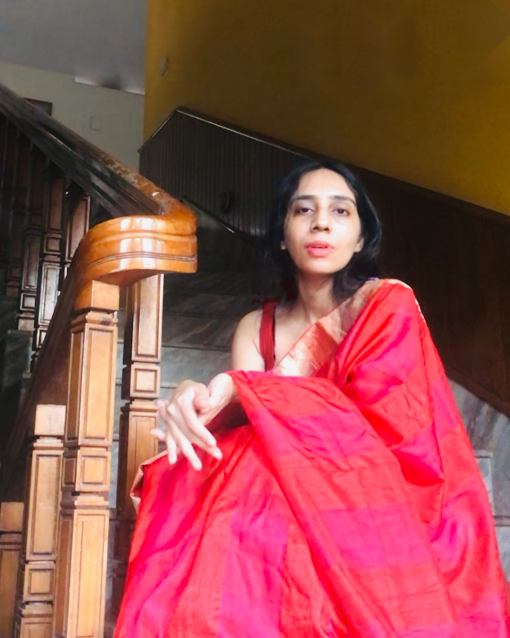
#> input picture editorial/saree_v1/work/02_clean.jpg, 1020 x 1275 px, found by its file name (shown at 1/2 size)
$ python build.py
#> lines starting #> are read from the running program, lines starting #| are printed output that depends on the picture; after the words box and inside, x2 and y2 are one past the last pixel; in counts of white or black regions, pixels touching at a corner belong together
import cv2,numpy as np,sys
rng=np.random.default_rng(7)
src=cv2.imread('work/02_clean.jpg'); H,W=src.shape[:2]
#> further down, src is the input picture: shape (1275, 1020, 3); mean B, G, R 75.4, 76, 147.9
#> after `H, W = src.shape[:2]`: H = 1275; W = 1020
A=cv2.imread('work/alpha.png',0)
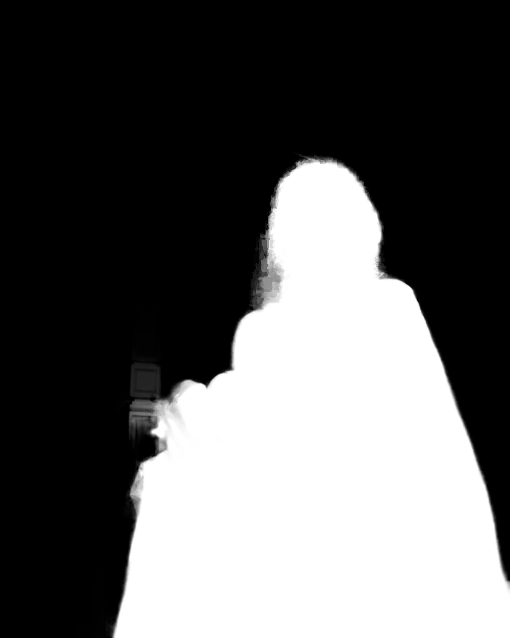
#> input picture editorial/saree_v1/work/alpha.png, 1020 x 1275 px, found by its file name (shown at 1/2 size)
#> A is the input picture: shape (1275, 1020); min 0, max 255, mean 94.2
# keep largest component (drops the stray newel fragment)
n,lab,st,_=cv2.connectedComponentsWithStats((A>40).astype(np.uint8))
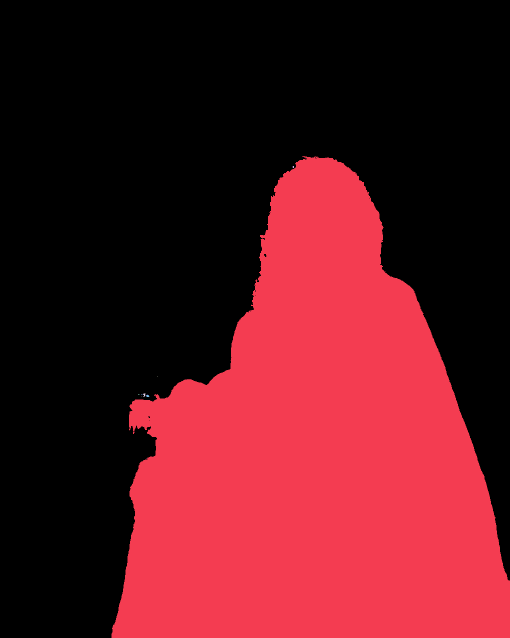
#> lab: shape (1275, 1020) int32 (shown at 1/2 size); 11 distinct labels, from 0 to 10; one colour per label, 0 black
#> n = 11; st = [[0, 0, 1020, 1275, 809765], [223, 312, 797, 963, 490673], [585, 332, 3, 4, 10], [315, 752, 1, 1, 1], [286, 787, 5, 7, 21], [276, 788, 3, 1, 3], [282, 788, 3, 1, 3], [294, 788, 1, 1, 1], [292, 790, 7, 4, 21], [282, 792, 1, 1, 1], [292, 917, 1, 1, 1]]
big=1+np.argmax(st[1:,4]); keep=cv2.dilate((lab==big).astype(np.uint8),np.ones((9,9),np.uint8))
#> after `big = 1 + np.argmax(st[1:, 4])`: big = 1
#> after `keep = cv2.dilate((lab == big).astype(np.uint8), np.ones((9, 9), np.ui`:
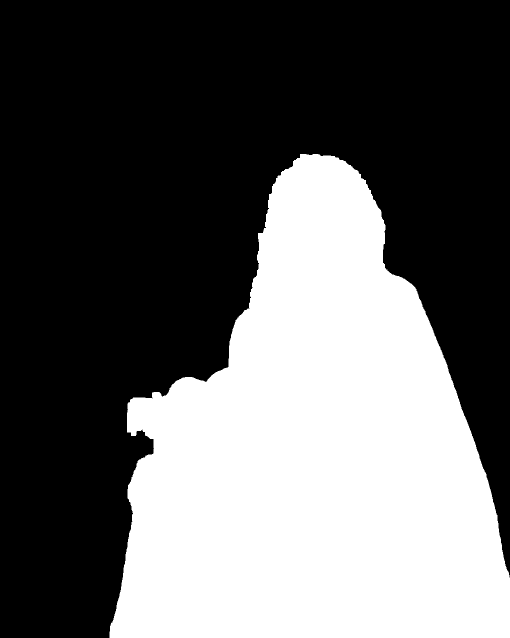
#> keep: shape (1275, 1020) (shown at 1/2 size); values 0 (black) and 1 (white), 38.7% white; 1 white region, box (x1, y1, x2, y2) and area: (219, 308, 1020, 1275) 502703
A=(A*keep).astype(np.uint8)
a=A.astype(np.float32)/255.; a=np.clip((a-0.04)/0.92,0,1)**1.15   # slight edge tighten, no halo
hsv0=cv2.cvtColor(src,cv2.COLOR_BGR2HSV)
#> hsv0: shape (1275, 1020, 3); mean H, S, V 70.2, 135.5, 148
sk0=((cv2.cvtColor(src,cv2.COLOR_BGR2YCrCb)[...,1]>133)).astype(bool)
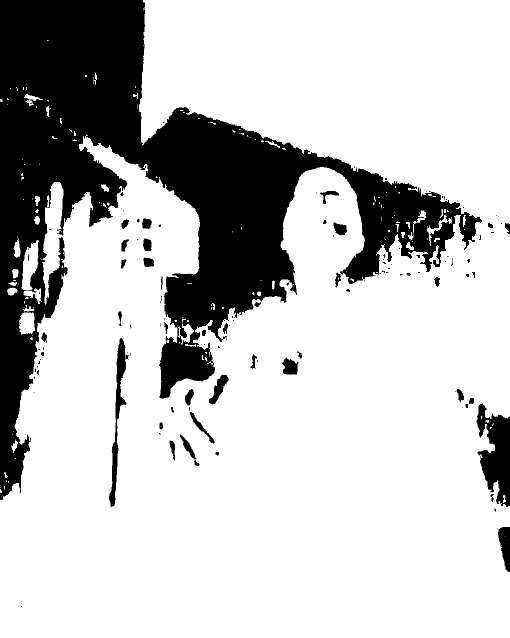
#> sk0: shape (1275, 1020) bool (shown at 1/2 size); 77.1% white; 128 black regions (73 under 20 px), largest, box (x1, y1, x2, y2) and area: (0, 0, 964, 1000) 275530, (953, 807, 1020, 1014) 8364, (218, 676, 258, 1014) 3443
def rm(y0,y1,x0,x1,cond):
    m=np.zeros((H,W),bool); m[y0:y1,x0:x1]=True; a[m&cond]=0
nonred=(hsv0[...,1]<150)
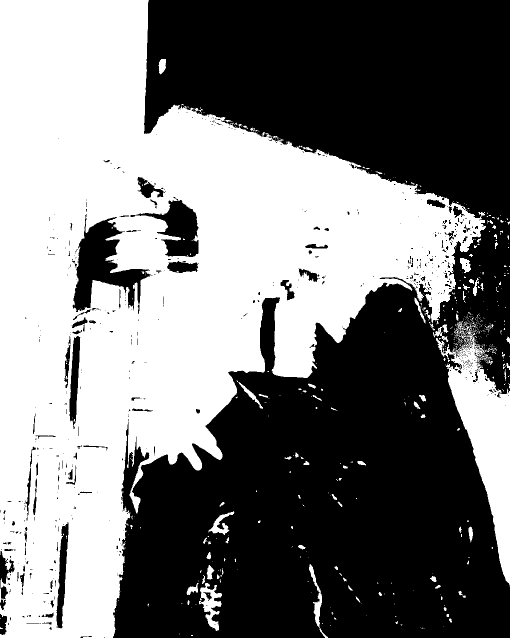
#> nonred: shape (1275, 1020) bool (shown at 1/2 size); 47.8% white; 581 white regions (485 under 20 px), largest, box (x1, y1, x2, y2) and area: (0, 0, 972, 1275) 582291, (872, 643, 1020, 1171) 27966, (398, 1166, 444, 1262) 1924
rm(705,925,0,326,nonred&~sk0); rm(705,925,0,290,np.ones((H,W),bool))
#> in rm, `a[m & cond] = 0`: a: shape (1275, 1020) float32; min 0, max 1, mean 0.368
rm(712,752,418,462,nonred&~sk0)
#> in rm (call 3), `a[m & cond] = 0`: a: shape (1275, 1020) float32; min 0, max 1, mean 0.368
a[300:552,762:]=0; a[315:342,680:730]=0
#> after `a[300:552, 762:] = 0`: a: shape (1275, 1020) float32; min 0, max 1, mean 0.367
#> after `a[315:342, 680:730] = 0`: a: shape (1275, 1020) float32; min 0, max 1, mean 0.367
rm(790,885,0,312,np.ones((H,W),bool)); rm(790,885,0,340,nonred&~sk0)
#> in rm (call 5), `a[m & cond] = 0`: a: shape (1275, 1020) float32; min 0, max 1, mean 0.367
a=cv2.morphologyEx(a,cv2.MORPH_CLOSE,np.ones((7,7),np.uint8)) if False else a
holes=(a<128).astype(np.uint8); nh,lh,sth,_=cv2.connectedComponentsWithStats(holes)
#> after `holes = (a < 128).astype(np.uint8)`: holes: shape (1275, 1020); every value is 1
#> after `nh, lh, sth, _ = cv2.connectedComponentsWithStats(holes)`: lh: shape (1275, 1020) int32; every value is 1
#> after `nh, lh, sth, _ = cv2.connectedComponentsWithStats(holes)`: nh = 2; sth = [[-1, 2147483647, 0, 0, 0], [0, 0, 1020, 1275, 1300500]]
for k in range(1,nh):
    if sth[k,4]<150 and sth[k,0]>300: a[lh==k]=255          # fill tiny interior holes only
a=cv2.GaussianBlur(a,(0,0),0.8)
cv2.imwrite('work/alpha_clean.png',(a*255).astype(np.uint8))
f=src.astype(np.float32)/255.
# --- skin mask (face/neck/shoulder/hand), computed once from the clean crop
ycc=cv2.cvtColor(src,cv2.COLOR_BGR2YCrCb); hsv=cv2.cvtColor(src,cv2.COLOR_BGR2HSV)
#> after `ycc = cv2.cvtColor(src, cv2.COLOR_BGR2YCrCb)`: ycc: shape (1275, 1020, 3); mean of channels 0, 1, 2 97.5, 164, 115.6
sk=((ycc[...,1]>133)&(ycc[...,1]<178)&(ycc[...,2]>80)&(ycc[...,2]<135)&(hsv[...,1]<150)).astype(np.uint8)
#> sk: shape (1275, 1020); values 0 (black) and 1 (white), 24.2% white; 637 white regions (517 under 20 px), largest, box (x1, y1, x2, y2) and area: (0, 270, 938, 1275) 277819, (872, 643, 1020, 1165) 17003, (278, 0, 360, 290) 3157
reg=np.zeros((H,W),np.uint8); reg[320:780,470:800]=1; reg[720:960,290:490]=1
sk=sk*reg; sk=cv2.morphologyEx(sk,cv2.MORPH_OPEN,np.ones((3,3),np.uint8)); sk=cv2.morphologyEx(sk,cv2.MORPH_CLOSE,np.ones((7,7),np.uint8))
#> after `sk = sk * reg`: sk: shape (1275, 1020); values 0 (black) and 1 (white), 6.2% white; 46 white regions (35 under 20 px), largest, box (x1, y1, x2, y2) and area: (290, 334, 800, 939) 79469, (682, 320, 723, 335) 175, (765, 358, 789, 370) 94
#> after `sk = cv2.morphologyEx(sk, cv2.MORPH_OPEN, np.ones((3, 3), np.uint8))`: sk: shape (1275, 1020); values 0 (black) and 1 (white), 6.1% white; 23 white regions (11 under 20 px), largest, box (x1, y1, x2, y2) and area: (548, 334, 800, 753) 50223, (290, 606, 530, 939) 28541, (683, 320, 703, 328) 82
#> after `sk = cv2.morphologyEx(sk, cv2.MORPH_CLOSE, np.ones((7, 7), np.uint8))`: sk: shape (1275, 1020); values 0 (black) and 1 (white), 6.3% white; 15 white regions (8 under 20 px), largest, box (x1, y1, x2, y2) and area: (548, 334, 800, 753) 51931, (290, 601, 530, 939) 29978, (683, 320, 721, 342) 210
skin=cv2.GaussianBlur(sk.astype(np.float32),(0,0),2.0)
skin=skin*a
cv2.imwrite('work/skinmask.png',(skin*255).astype(np.uint8))
lab0=cv2.cvtColor(f,cv2.COLOR_BGR2Lab)
#> lab0: shape (1275, 1020, 3) float32; mean of channels 0, 1, 2 41.9, 26.1, 16.3
def curve(x,s=0.10,lift=0.025):
    y=x+s*np.sin(2*np.pi*(x-0.5))*(-1)*0.5*0+0  # placeholder
    y=0.5+(x-0.5)*1.0
    s_=3.5; y=1/(1+np.exp(-s_*(x-0.5))); y=(y-1/(1+np.exp(s_*0.5)))/(1/(1+np.exp(-s_*0.5))-1/(1+np.exp(s_*0.5)))
    y=0.55*y+0.45*x                      # gentle
    return lift+(1-lift)*y
def vignette(h,w,k):
    yy,xx=np.mgrid[0:h,0:w].astype(np.float32); cx,cy=w*0.62,h*0.42
    d=np.sqrt(((xx-cx)/(w*0.85))**2+((yy-cy)/(h*0.85))**2); return 1-k*np.clip(d,0,1)**2
def keylight(h,w):
    xx=np.linspace(1.06,0.93,w)[None,:]; yy=np.linspace(1.03,0.96,h)[:,None]; return (xx*yy).astype(np.float32)
def build(mood):
    img=f.copy()
    if mood=='heritage':
        g=cv2.cvtColor(cv2.cvtColor(img,cv2.COLOR_BGR2GRAY),cv2.COLOR_GRAY2BGR)
        bg=img*0.74; bg=bg*0.84+g*0.74*0.16           # darker, ~28% desaturated
        bg=cv2.GaussianBlur(bg,(0,0),1.1)*vignette(H,W,0.35)[...,None]
        # denoise bg only (strong-ish)
        bg8=cv2.fastNlMeansDenoisingColored(np.clip(bg*255,0,255).astype(np.uint8),None,5,5,7,15); bg=bg8.astype(np.float32)/255.
    else:
        yy,xx=np.mgrid[0:H,0:W].astype(np.float32); d=np.sqrt(((xx-W*0.58)/(W*0.75))**2+((yy-H*0.40)/(H*0.7))**2)
        c0=np.array([0x3A,0x52,0x2B],np.float32)/255.*1.0   # BGR of #2B523A? set below properly
        inner=np.array([0x52,0x62,0x2B][::-1],np.float32)  # placeholder overwritten
        inner=np.array([0x2F,0x52,0x50],np.float32)[::-1]/255.   # RGB #2F5250 -> BGR
        outer=np.array([0x14,0x26,0x25],np.float32)[::-1]/255.
        t=np.clip(d,0,1)[...,None]**1.4; bg=inner*(1-t)+outer*t
        bg=bg+rng.normal(0,0.004,bg.shape).astype(np.float32)
        # soft grounding shadow hugging the saree's left edge
        sh=cv2.GaussianBlur(np.roll(a,(10,-14),(0,1)),(0,0),16)*0.45; bg=bg*(1-sh[...,None])
        # decontaminate subject edge colours (no wall spill / halo)
        wgt=(cv2.erode((a>0.97).astype(np.uint8),np.ones((5,5),np.uint8))).astype(np.float32)
        num=cv2.GaussianBlur(img*wgt[...,None],(0,0),4); den=cv2.GaussianBlur(wgt,(0,0),4)[...,None]+1e-4
        prop=num/den; edge=((a>0.02)&(a<0.98)).astype(np.float32); edge=cv2.GaussianBlur(edge,(0,0),1)[...,None]
        img=img*(1-edge)+prop*edge
    comp=img*a[...,None]+bg*(1-a[...,None])
    cv2.imwrite(f'work/03_bg_{mood}.jpg',np.clip(comp*255,0,255).astype(np.uint8),[cv2.IMWRITE_JPEG_QUALITY,98])
    # ---- 04 light: one soft key from the window side
    L=cv2.cvtColor(comp.astype(np.float32),cv2.COLOR_BGR2Lab)
    L[...,0]*=np.where(a>0.5,keylight(H,W),1.0).astype(np.float32)
    fm=np.zeros((H,W),np.float32); cv2.ellipse(fm,(650,450),(150,190),0,0,360,1,-1); fm=cv2.GaussianBlur(fm,(0,0),40)
    l=L[...,0]/100.; lift=np.clip(0.55-l,0,1)*0.10; L[...,0]=np.clip((l+lift*fm)*100,0,100)   # lift face shadows only
    lit=cv2.cvtColor(L,cv2.COLOR_Lab2BGR)
    cv2.imwrite(f'work/04_light_{mood}.jpg',np.clip(lit*255,0,255).astype(np.uint8),[cv2.IMWRITE_JPEG_QUALITY,98])
    # ---- 05 grade
    x=lit.copy(); hs=cv2.cvtColor(x,cv2.COLOR_BGR2HSV); h_,s_,v_=cv2.split(hs)
    silk=((a>0.5)&(s_>0.58)&((h_<14)|(h_>330))).astype(np.float32); silk=cv2.GaussianBlur(silk,(0,0),2)
    zari=((a>0.5)&(h_>10)&(h_<42)&(s_>0.25)&(s_<0.85)&(v_>0.55)).astype(np.float32); zb=np.zeros((H,W),np.float32); zb[540:780,520:860]=1; zari=cv2.GaussianBlur(zari*zb,(0,0),1.5)*(1-skin)
    s2=s_*(1+0.10*silk); v2=v_*(1-0.09*silk)                      # deeper, richer, not neon
    v2=v2+0.06*zari*(v2**2); s2=s2*(1+0.12*zari); h2=h_-4*zari    # warm, lift zari highlights
    x=cv2.cvtColor(cv2.merge([h_*(1-zari)+h2*zari,np.clip(s2,0,1),np.clip(v2,0,1)]),cv2.COLOR_HSV2BGR)
    x=np.clip(x,0,1); x=curve(x)
    if mood=='studio': x[...,0]*=1.0
    # protect skin: hue/lum within small tolerance of original
    Lg=cv2.cvtColor(x.astype(np.float32),cv2.COLOR_BGR2Lab); L0=lab0
    dL=np.clip(Lg[...,0]-L0[...,0],-3.0,3.0); da=np.clip(Lg[...,1]-L0[...,1],-2,2); db=np.clip(Lg[...,2]-L0[...,2],-2,2)
    P=np.stack([L0[...,0]+dL,L0[...,1]+da,L0[...,2]+db],-1); P=cv2.cvtColor(P.astype(np.float32),cv2.COLOR_Lab2BGR)
    x=x*(1-skin[...,None])+P*skin[...,None]
    # grain on everything except skin
    x=x+(rng.normal(0,0.007,(H,W))[...,None]*(1-skin[...,None])).astype(np.float32)
    cv2.imwrite(f'work/05_grade_{mood}.jpg',np.clip(x*255,0,255).astype(np.uint8),[cv2.IMWRITE_JPEG_QUALITY,98])
    # ---- 06 detail: clarity on saree/zari only, none on skin
    blur=cv2.GaussianBlur(x,(0,0),9); mask=np.clip(a*(1-skin),0,1)[...,None]*0.28
    fin=np.clip(x+(x-blur)*mask*1.0,0,1)
    out=np.clip(fin*255,0,255).astype(np.uint8); cv2.imwrite(f'work/06_final_{mood}.png',out)
    return out
for m in ['heritage','studio']: build(m)
#> this loop made 2 passes
#> pass 1, in build, `g=cv2.cvtColor(cv2.cvtColor(img,cv2.COLOR_BGR2GRAY),cv2.COLOR_GRAY2BGR)`:
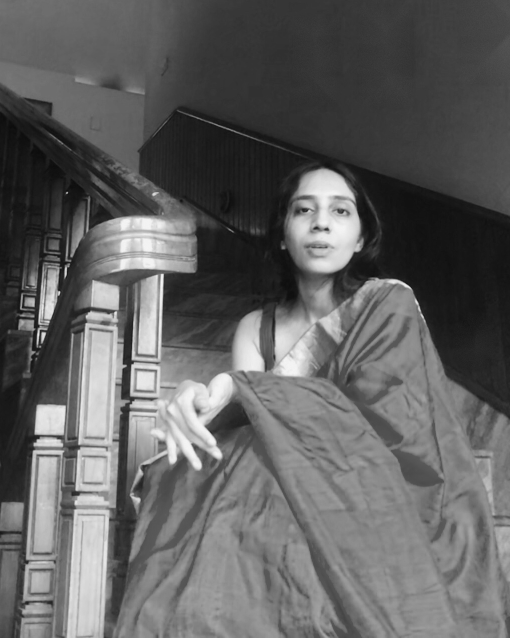
#> g: shape (1275, 1020, 3) float32 (shown at 1/2 size); min 0.0434, max 0.969, mean 0.382
#> pass 1, in build, `bg=cv2.GaussianBlur(bg,(0,0),1.1)*vignette(H,W,0.35)[...,None]`:
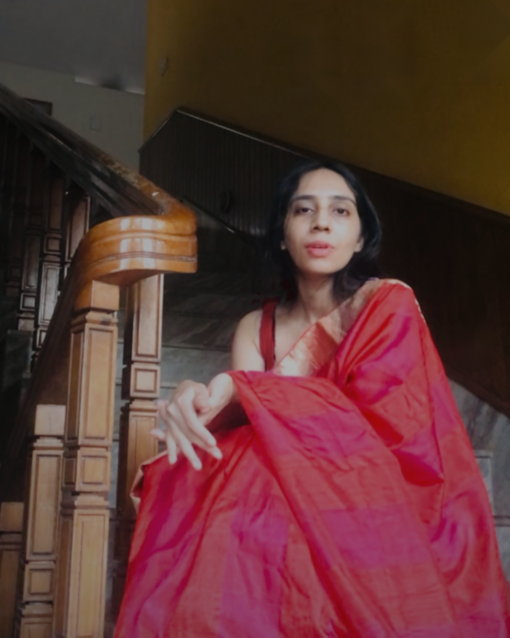
#> bg: shape (1275, 1020, 3) float32 (shown at 1/2 size); mean B, G, R 0.206, 0.208, 0.367
